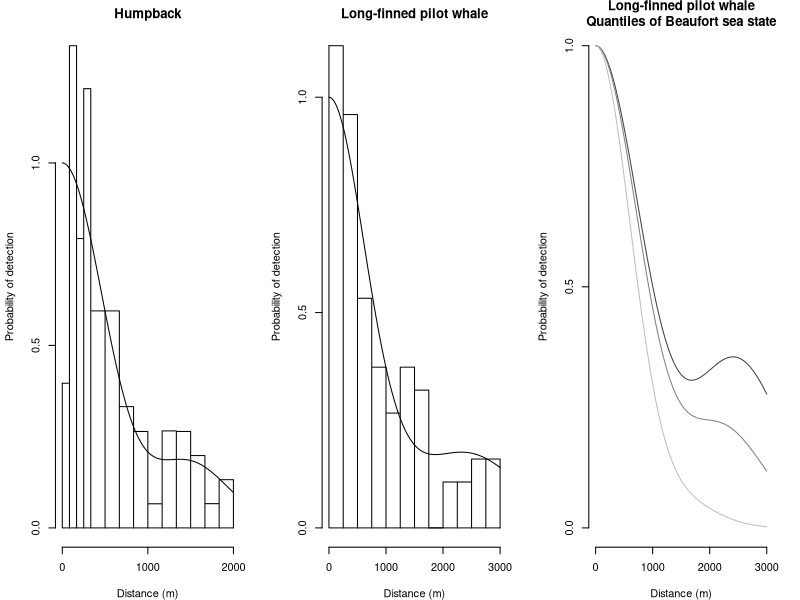

This chart was generated by the following R code:
# generate figure 1....

# layout:
#  3 panels
#     1 - detection function humpback from Williams and Thomas w. hist
#     2 - average detection function pilot whale from Dan Pike w. hist
#     3 - levels of BSS covar for pilot whale from Dan Pike w.o. hist

postscript(file="figure1.eps",width=7.5,height=3,paper="special",horizontal=FALSE)

par(mfrow=c(1,3),mar=c(4,4.2,2,2))

# 1
# read in the plot data. 3 columns: histogram x coords, hist y coords, detfct
hb.plot<-read.table("humpback.txt")

# make the histogram
plot(hb.plot$V1,hb.plot$V2,type="l",axes=F,xlab="Distance (m)",
     ylab="Probability of detection",main="Humpback")
axis(2,at=c(0,0.5,1))
axis(1,at=c(0,1000,2000))
# add in the baseline and the first bar line
lines(x=c(2000,0,0),y=c(0,0,0.39636))

lines(x=hb.plot$V1,y=hb.plot$V3)

# 2
dp.df<-read.table("danpike-detfct.txt")

plot(dp.df$V1,dp.df$V2,type="l",axes=F,xlab="Distance (m)",
     ylab="Probability of detection",main="Long-finned pilot whale")
axis(2,at=c(0,0.5,1))
axis(1,at=c(0,1000,2000,3000))
# add in the baseline and the first bar line
lines(x=c(3000,0,0),y=c(0,0,1.1197))

lines(x=dp.df$V1,y=dp.df$V3)

# 3
# quantiles at v2, v3, v4  are BSS=1.5,2.0,3.0 
dp.df<-read.table("danpike-covar.txt")

plot(dp.df$V1,dp.df$V2,type="l",axes=F,xlab="Distance (m)",ylim=c(0,1),
     ylab="Probability of detection",main="Long-finned pilot whale\nQuantiles of Beaufort sea state",col=grey(0.25))
axis(2,at=c(0,0.5,1))
axis(1,at=c(0,1000,2000,3000))

lines(x=dp.df$V1,y=dp.df$V3,col=grey(0.5))
lines(x=dp.df$V1,y=dp.df$V4,col=grey(0.75))

dev.off()

